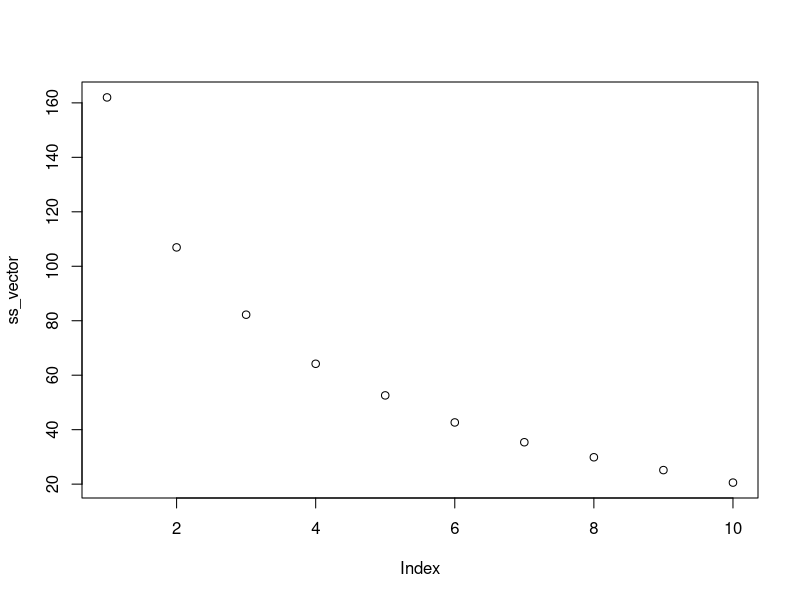
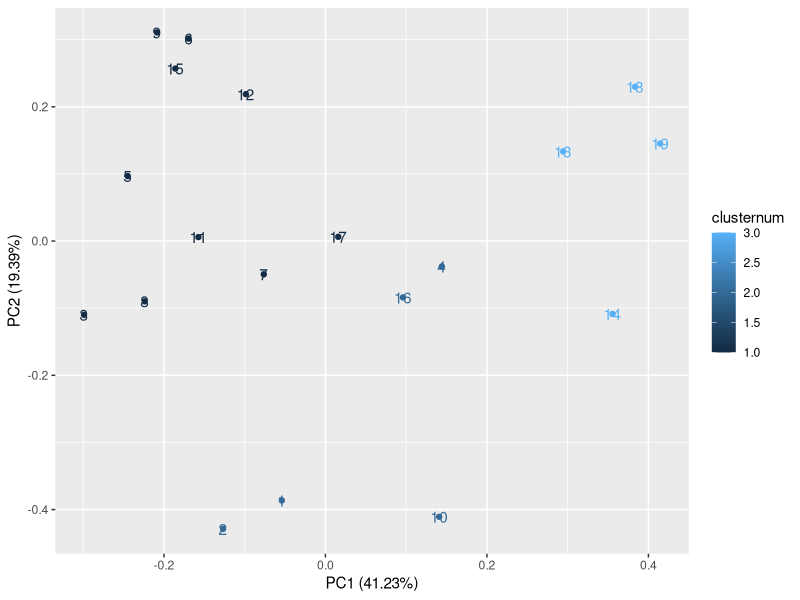
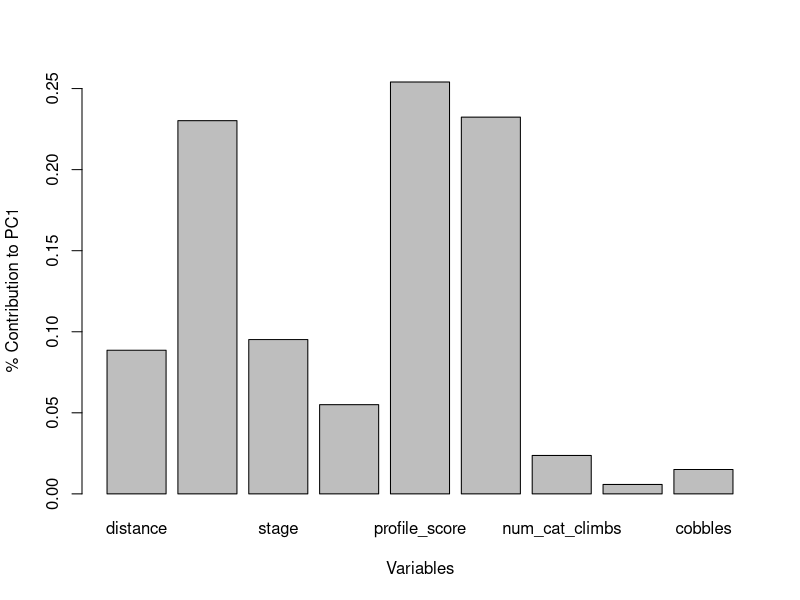

Generate these figures, in order, with R:
library(readr)
library(ggplot2)
library(ggfortify)
library(dplyr)
tdf24<-read_csv("tdf24.csv")
tdf24<-as.data.frame(scale(tdf24))

cluster_ssplot <- function(data){
  ss_vector <- numeric(10)
  for(i in 1:10){
    output <- kmeans(data, centers = i, nstart=20)
    ss_vector[i] <- output$tot.withinss
  }
  plot(ss_vector)
}

cluster_ssplot(tdf24)

tdf_3clusters<-kmeans(tdf24,centers=3,nstart=20)
tdf24_withclusters<-tdf24 %>% 
  mutate(clusternum=tdf_3clusters$cluster)

tdf24_pca<-prcomp(tdf24)
pca_plot<-autoplot(tdf24_pca,data=tdf24_withclusters,colour='clusternum',label=TRUE)
pca_plot

loadings<-tdf24_pca$rotation
contribution<-loadings[,1]^2/sum(loadings[,1]^2)
barplot(contribution, names.arg = colnames(tdf24), 
        xlab = "Variables", ylab = "% Contribution to PC1")
